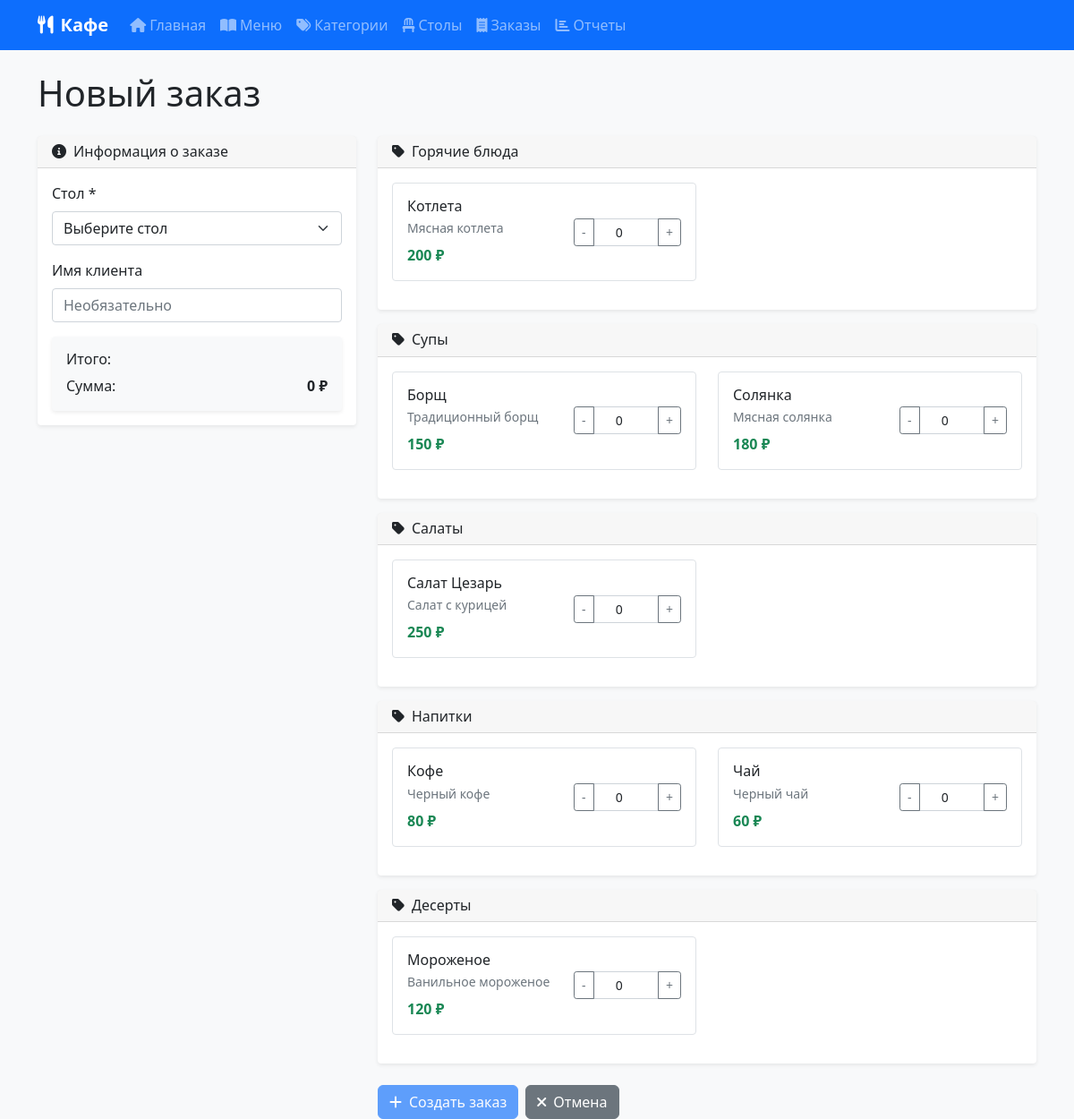
Screenshot of /orders/new with the database file from the repository.
### simple_app.py (models this page shows, shortened)
class Category(db.Model):
    __tablename__ = 'categories'
    id = db.Column(db.Integer, primary_key=True)
    name = db.Column(db.String(100), nullable=False)
    description = db.Column(db.Text)
    menu_items = db.relationship('MenuItem', backref='category', lazy=True)

class MenuItem(db.Model):
    __tablename__ = 'menu_items'
    id = db.Column(db.Integer, primary_key=True)
    name = db.Column(db.String(100), nullable=False)
    description = db.Column(db.Text)
    price = db.Column(db.Float, nullable=False)
    category_id = db.Column(db.Integer, db.ForeignKey('categories.id'), nullable=False)
    is_available = db.Column(db.Boolean, default=True)

### simple_app.py (the view, shortened to what this page needs)
@app.route('/orders/new', methods=['GET', 'POST'])
def new_order():
    available_tables = Table.query.filter_by(is_occupied=False).all()
    categories = Category.query.all()
    menu_items = MenuItem.query.filter_by(is_available=True).all()
    return render_template('simple/new_order.html',
                         available_tables=available_tables,
                         categories=categories,
                         menu_items=menu_items)

### templates/simple/new_order.html (shortened to what this page needs)
{% extends "simple/base.html" %}
{% block content %}
<div class="row">
    <div class="col-12">
        <h1 class="mb-4">Новый заказ</h1>
    </div>
</div>
<form method="POST" id="orderForm">
    <div class="row">
        <div class="col-lg-4 mb-4">
            <div class="card">
                <div class="card-header">
                    <h6 class="card-title mb-0">
                        <i class="fas fa-info-circle me-2"></i>Информация о заказе
                    </h6>
                </div>
                <div class="card-body">
                    <div class="mb-3">
                        <label for="table_id" class="form-label">Стол *</label>
                        <select class="form-select" id="table_id" name="table_id" required>
                            <option value="">Выберите стол</option>
                        </select>
                    </div>
                    <div class="mb-3">
                        <label for="customer_name" class="form-label">Имя клиента</label>
                        <input type="text" class="form-control" id="customer_name" name="customer_name" placeholder="Необязательно">
                    </div>
                    <div class="card bg-light">
                        <div class="card-body">
                            <h6 class="card-title">Итого:</h6>
                            <div class="d-flex justify-content-between">
                                <span>Сумма:</span>
                                <strong id="totalAmount">0 ₽</strong>
                            </div>
                        </div>
                    </div>
                </div>
            </div>
        </div>
        <div class="col-lg-8">
            {% for category in categories %}
            <div class="card mb-3">
                <div class="card-header">
                    <h6 class="mb-0">
                        <i class="fas fa-tag me-2"></i>{{ category.name }}
                    </h6>
                </div>
                <div class="card-body">
                    {% set category_items = menu_items | selectattr('category_id', 'equalto', category.id) | list %}
                    {% if category_items %}
                        <div class="row">
                            {% for item in category_items %}
                            <div class="col-md-6 mb-3">
                                <div class="border rounded p-3">
                                    <div class="d-flex justify-content-between align-items-center">
                                        <div class="flex-grow-1">
                                            <h6 class="mb-1">{{ item.name }}</h6>
                                            {% if item.description %}
                                                <p class="text-muted small mb-2">{{ item.description }}</p>
                                            {% endif %}
                                            <strong class="text-success">{{ "%.0f"|format(item.price) }} ₽</strong>
                                        </div>
                                        <div class="ms-3">
                                            <div class="input-group input-group-sm" style="width: 120px;">
                                                <button class="btn btn-outline-secondary" type="button" onclick="changeQuantity({{ item.id }}, -1)">-</button>
                                                <input type="number" class="form-control text-center"
                                                       name="quantity_{{ item.id }}"
                                                       id="quantity_{{ item.id }}"
                                                       value="0" min="0" max="99"
                                                       data-price="{{ item.price }}"
                                                       onchange="updateTotal()">
                                                <button class="btn btn-outline-secondary" type="button" onclick="changeQuantity({{ item.id }}, 1)">+</button>
                                            </div>
                                        </div>
                                    </div>
                                </div>
                            </div>
                            {% endfor %}
                        </div>
                    {% else %}
                        <p class="text-muted mb-0">В этой категории нет блюд</p>
                    {% endif %}
                </div>
            </div>
            {% endfor %}
            <div class="d-flex gap-2 mt-4">
                <button type="submit" class="btn btn-primary" id="submitBtn" disabled>
                    <i class="fas fa-plus me-2"></i>Создать заказ
                </button>
                <a href="{{ url_for('orders') }}" class="btn btn-secondary">
                    <i class="fas fa-times me-2"></i>Отмена
                </a>
            </div>
        </div>
    </div>
</form>
{% endblock %}

### templates/simple/base.html (style rules this page uses)
body { background-color: #f8f9fa; }
.card { border: none; box-shadow: 0 0.125rem 0.25rem rgba(0, 0, 0, 0.075); }
.btn { border-radius: 0.375rem; }

### rows the page displays
Category: name "Горячие блюда"
MenuItem: name "Котлета", description "Мясная котлета", price "200", id "0"
Category: name "Супы"
MenuItem: name "Борщ", description "Традиционный борщ", price "150", id "0"
MenuItem: name "Солянка", description "Мясная солянка", price "180", id "0"
Category: name "Салаты"
MenuItem: name "Салат Цезарь", description "Салат с курицей", price "250", id "0"
Category: name "Напитки"
MenuItem: name "Кофе", description "Черный кофе", price "80", id "0"
MenuItem: name "Чай", description "Черный чай", price "60", id "0"
Category: name "Десерты"
MenuItem: name "Мороженое", description "Ванильное мороженое", price "120", id "0"
